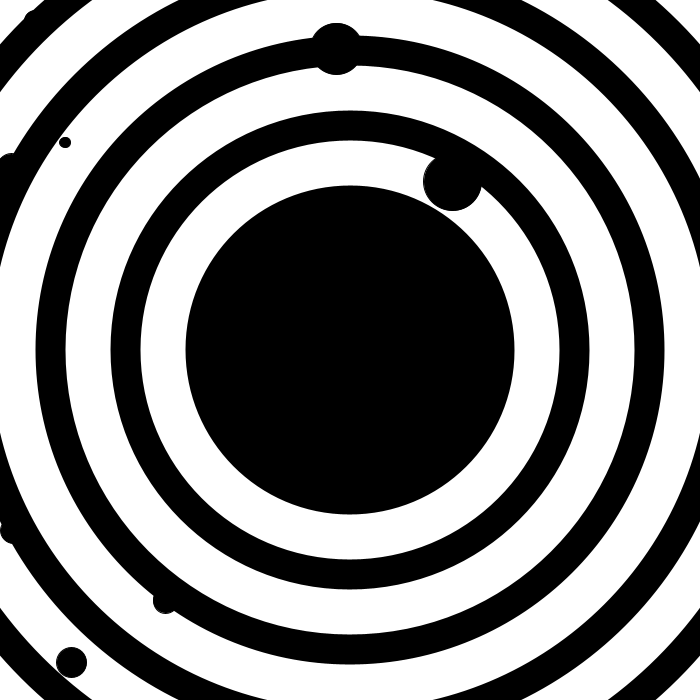
Frame 1 (no input)
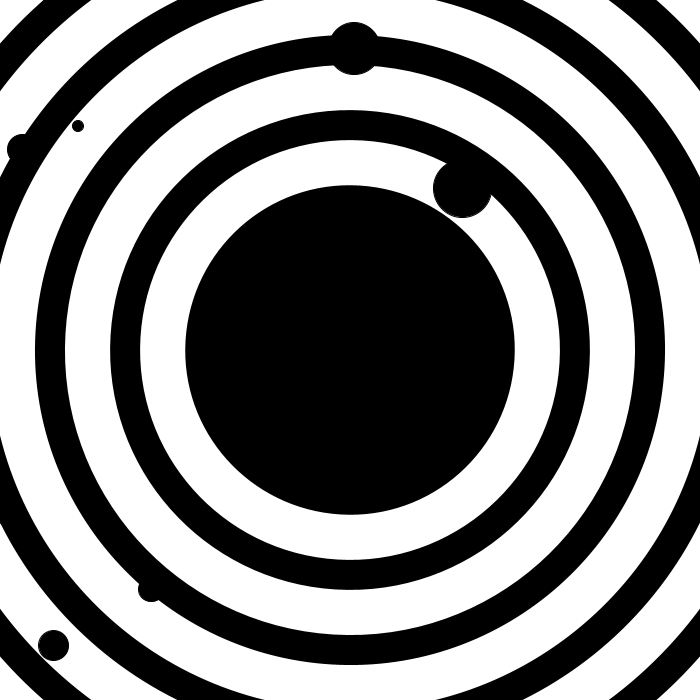
Frame 60 (the mouse pressed at the canvas centre just before this capture)
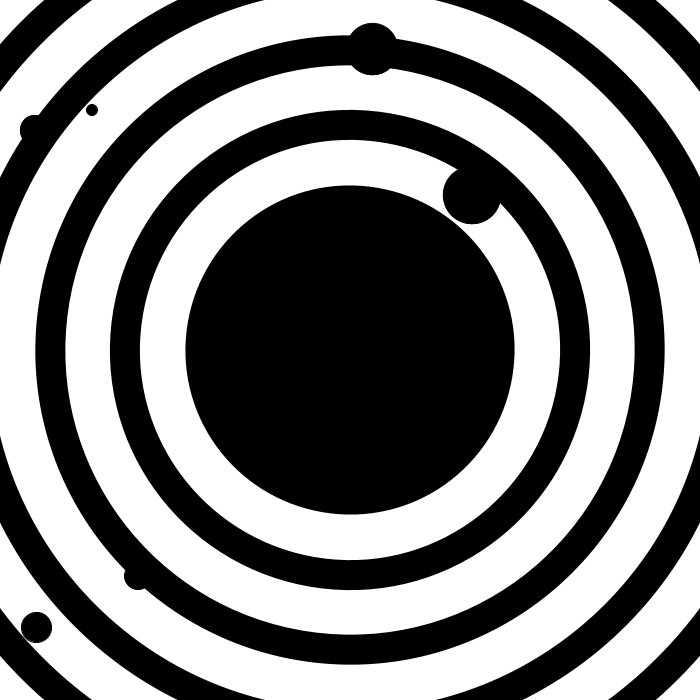
Frame 120 (the mouse held since frame 60 and released just before this capture)

The Processing sketch that drew these frames (run headless with seeded random() and noise(); from frame 60 on, the mouse is pressed at the canvas centre):

// Processing sketch: DoubleLariat
// ── DoubleLariat.pde
float rad = 0;
ArrayList<Circle> maru = new ArrayList<Circle>();

void setup(){
  size(700,700);
  for(int i = 0; i < 10; i++){
    maru.add(new Circle(random(-width / 2, width / 2), random(-height / 2, height / 2), random(10, 60)));
  }
}

void draw(){
  background(255);
  strokeWeight(1);
  translate(width/2, height/2);
  
  rad += 0.001;
  rotate(rad);
  
  fill(0);
  ellipse(0, 0, 300, 300);
  for(int i = 0; i < maru.size(); i++){
    maru.get(i).display();
  }
  
  stroke(0);
  strokeWeight(30);
  noFill();
  for(int i = 0; i < 10; i++){
    ellipse(0, 0, 150 * i, 150 * i);
  }
}

class Circle{
  float x, y, size;
  
  Circle(float _x, float _y, float _size){
    x = _x;
    y = _y;
    size = _size;
  }
  
  void display(){
    ellipse(x, y, size, size);
  }
}

void keyPressed() {
    if(key == 's') {
        String timeStamp = str(year()) + nf(month(), 2) + nf(day(), 2) + nf(hour(), 2) + nf(minute(), 2) + nf(second(), 2);
        save("frame/" + timeStamp + ".png");
    }
}
